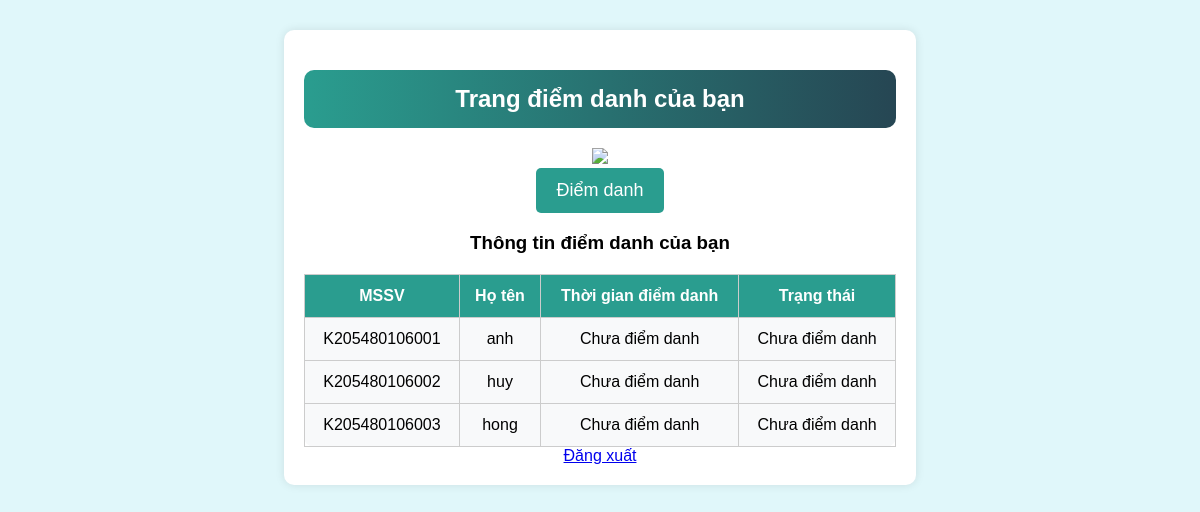
/index_sv, run on the app's committed database.
### tables this page shows
CREATE TABLE in4_sv (
    MSSV TEXT PRIMARY KEY,
    ho_ten TEXT NOT NULL,
    lop TEXT NOT NULL,
    khoa TEXT NOT NULL
);

### tesst_webflask.py (the view)
@app.route('/index_sv')
def index_sv():
    attendance_list = fetch_attendance_list()
    return render_template('index_sv.html', students=attendance_list)

### tesst_webflask.py (called while the page is built)
def fetch_attendance_list():
    query = """
        SELECT in4_sv.MSSV, in4_sv.ho_ten,
               COALESCE(Diem_danh.thoi_gian, 'Chưa điểm danh') as thoi_gian,
               COALESCE(Diem_danh.trang_thai, 'Chưa điểm danh') as trang_thai
        FROM in4_sv
        LEFT JOIN Diem_danh ON in4_sv.MSSV = Diem_danh.MSSV
        ORDER BY in4_sv.MSSV ASC
    """
    df = pd.read_sql(query, conn)
    return df.to_dict(orient='records')

### templates/index_sv.html (shortened to what this page needs)
<!DOCTYPE html>
<html lang="vi">
<head>
</head>
<body>
    <div class="container">
        <h2>Trang điểm danh của bạn</h2>
        <div>
            <img src="{{ url_for('video_feed') }}" width="50%">
        </div>
        <button class="btn" onclick="diemDanh()">Điểm danh</button>
        <h3>Thông tin điểm danh của bạn</h3>
        <table>
            <tr>
                <th>MSSV</th>
                <th>Họ tên</th>
                <th>Thời gian điểm danh</th>
                <th>Trạng thái</th>
            </tr>
            {% for student in students %}
            <tr>
                <td>{{ student.MSSV }}</td>
                <td>{{ student.ho_ten }}</td>
                <td id="time_{{ student.MSSV }}">{{ student.thoi_gian }}</td>
                <td id="status_{{ student.MSSV }}">{{ student.trang_thai }}</td>
            </tr>
            {% endfor %}
        </table>
        <a href="{{ url_for('logout') }}">Đăng xuất</a>
    </div>
</body>
</html>

### templates/index_sv.html (style rules this page uses)
body { font-family: Arial, sans-serif; background-color: #e0f7fa; text-align: center; }
.container { width: 50%; margin: auto; padding: 20px; background: white; box-shadow: 0 0 10px rgba(0, 0, 0, 0.1); border-radius: 10px; margin-top: 30px; }
h2 { background: linear-gradient(to right, #2a9d8f, #264653); color: white; padding: 15px; border-radius: 10px; }
table { width: 100%; margin-top: 20px; border-collapse: collapse; background: #f8f9fa; border-radius: 10px; }
th, td { border: 1px solid #ccc; padding: 12px; text-align: center; }
th { background-color: #2a9d8f; color: white; }
.btn { background-color: #2a9d8f; color: white; border: none; padding: 12px 20px; font-size: 18px; border-radius: 5px; cursor: pointer; }

### data on the page
in4_sv: MSSV "K205480106001", ho_ten "anh", thoi_gian "Chưa điểm danh", trang_thai "Chưa điểm danh"
in4_sv: MSSV "K205480106002", ho_ten "huy", thoi_gian "Chưa điểm danh", trang_thai "Chưa điểm danh"
in4_sv: MSSV "K205480106003", ho_ten "hong", thoi_gian "Chưa điểm danh", trang_thai "Chưa điểm danh"
